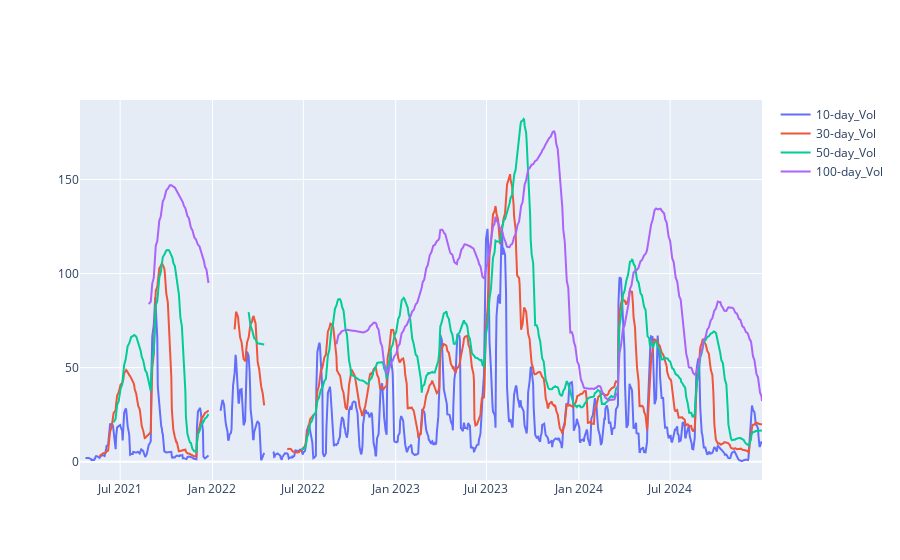

Notebook source saved alongside this figure:
### Markdown cell above
# Historical Volatility

### Code cell
histvol = Position_Reporting(positions, 'NZU', current_date).rolling_vol()

fig = go.Figure()
for i in list(histvol)[1:]:
    fig.add_trace(go.Scatter(x=histvol['Date'], y=histvol[i], name=i))#, base=0))
    
fig.show()

### Figure 1 — Plotly figure (JSON) as saved in the notebook; plotly's stock layout.template omitted (floating-point values rounded to 4 significant figures; data arrays with more than 128 entries replaced by an {"elided": "..."} marker saying what was removed)
{"data": [{"name": "10-day_Vol", "type": "scatter", "x": {"elided": "972 str values"}, "y": {"elided": "972 float values"}}, {"name": "30-day_Vol", "type": "scatter", "x": {"elided": "972 str values"}, "y": {"elided": "972 float values"}}, {"name": "50-day_Vol", "type": "scatter", "x": {"elided": "972 str values"}, "y": {"elided": "972 float values"}}, {"name": "100-day_Vol", "type": "scatter", "x": {"elided": "972 str values"}, "y": {"elided": "972 float values"}}], "layout": {"autosize": true, "xaxis": {"autorange": true, "range": ["2021-04-12", "2024-12-31"], "type": "date"}, "yaxis": {"autorange": true, "range": [-9.713, 192.2], "type": "linear"}}}
